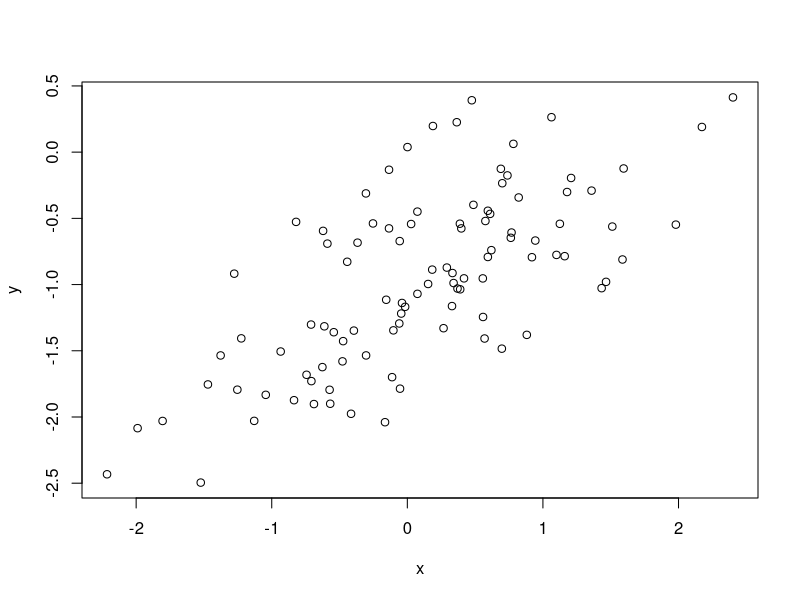
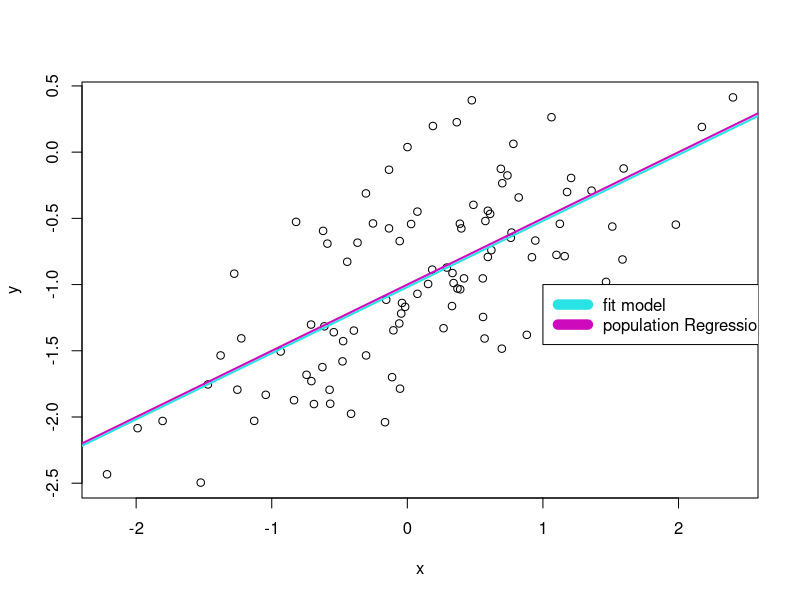

Reproduce these figures in R, in order.
## ---- chunk 1
set.seed(1)
x <- rnorm(100)
## ---- chunk 2
x
## ---- chunk 3
eps <- rnorm(100, 0, sqrt(0.25))
eps
## ---- chunk 4

y = -1 + 0.5 * x + eps
length(y)
y
## ---- chunk 5
plot(x, y)
## ---- chunk 6
lslm.fit <- lm(y ~ x)
summary(lslm.fit)
## ---- chunk 7
plot(x, y)
abline(lslm.fit, lwd=2, col= 5)
abline(-1, 0.5, lwd= 2, col = 6)
legend(-1, legend = c("fit model", "population Regression"), col = 5:9, lwd = 10)
## ---- chunk 8
library(MASS)
## ---- chunk 9
data("Boston")
attach(Boston)
## ---- chunk 10
zn <- lm(crim ~ zn,Boston)
summary(zn)
## ---- chunk 11
indus <- lm(crim ~ indus,Boston)
summary(indus)
## ---- chunk 12
chas <- lm(crim ~ chas,Boston)
summary(chas)
## ---- chunk 13
nox <- lm(crim ~ nox,Boston)
summary(nox)
## ---- chunk 14
rm <- lm(crim ~ rm,Boston)
summary(rm)
## ---- chunk 15
age <- lm(crim ~ age,Boston)
summary(age)
## ---- chunk 16
dis <- lm(crim ~ dis,Boston)
summary(dis)
## ---- chunk 17
rad <- lm(crim ~ rad,Boston)
summary(rad)
## ---- chunk 18
tax <- lm(crim ~ tax,Boston)
summary(tax)
## ---- chunk 19
ptratio <- lm(crim ~ ptratio,Boston)
summary(ptratio)
## ---- chunk 20
black <- lm(crim ~ black,Boston)
summary(black)
## ---- chunk 21
lstat <- lm(crim ~ lstat,Boston)
summary(lstat)
## ---- chunk 22
medv <- lm(crim ~ medv,Boston)
summary(medv)
## ---- chunk 23
multiple_regression_model.bos <- lm(crim ~ .,Boston)
multiple_regression_model.bos
summary(multiple_regression_model.bos)
